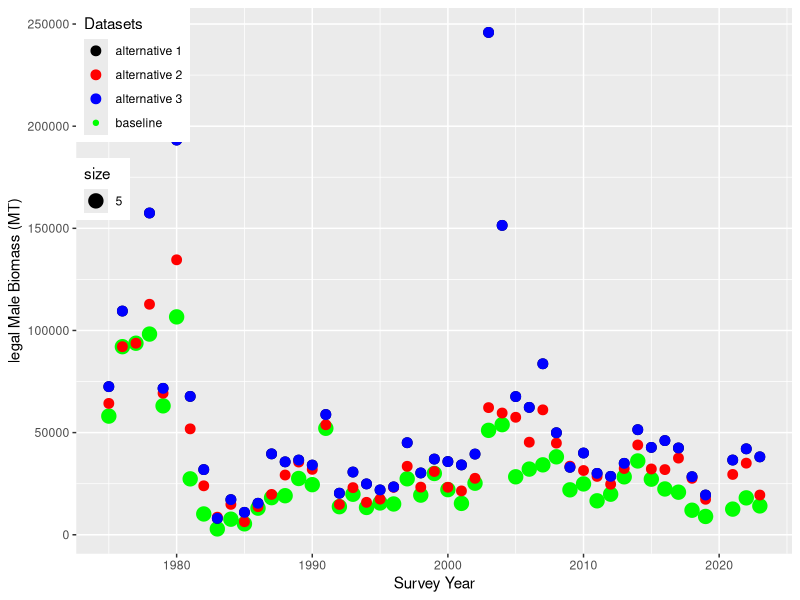
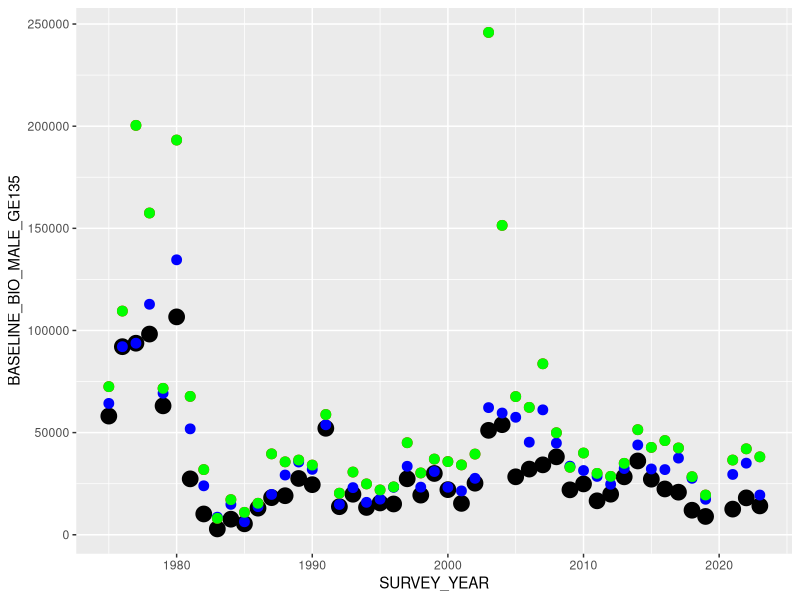
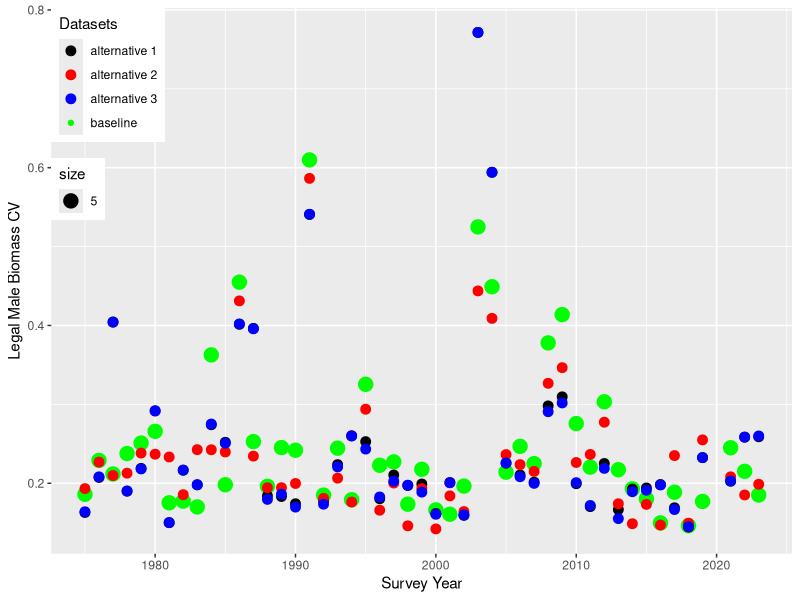
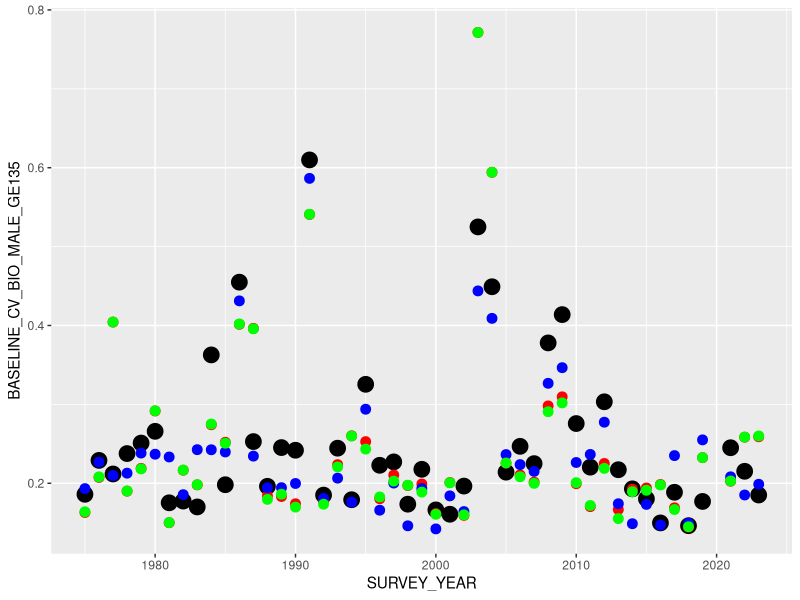
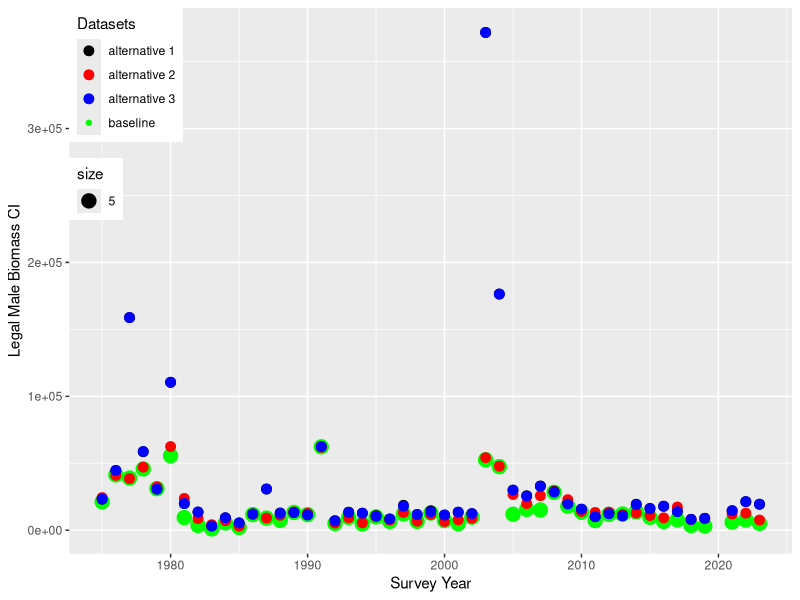
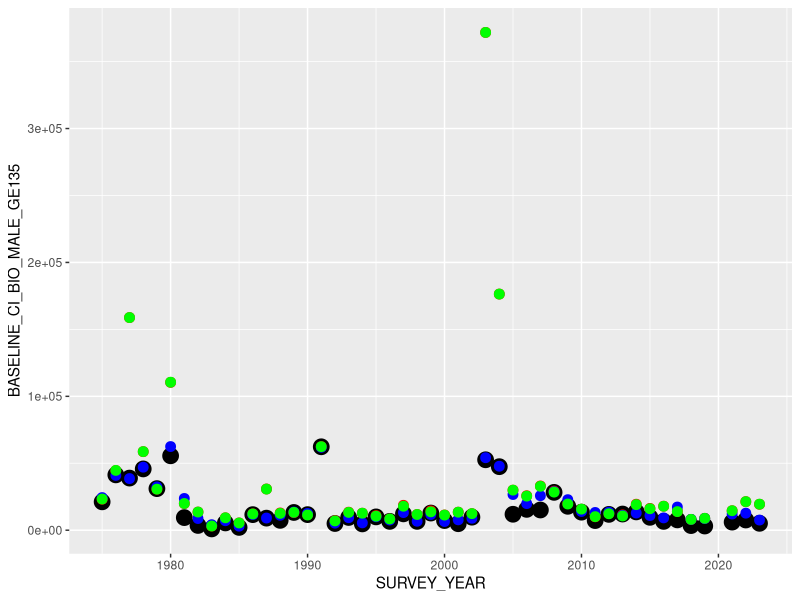

The R source for these figures, in order:
library(tidyverse)
library(ggplot2)
library(dplyr)

##### Import data
base_bio<-read_csv("./Data/rk_bb_leg1_biomass_baseline.csv")

alt_1_bio<-read_csv("./Data/RK_BB_BIOMASS_ALTERNATE_STRATA_1.csv")
alt_2_bio<-read_csv("./Data/RK_BB_BIOMASS_ALTERNATE_STRATA_2.csv")
alt_3_bio<-read_csv("./Data/RK_BB_BIOMASS_ALTERNATE_STRATA_3.csv")


base_abun<-read_csv("./Data/rk_bb_leg1_abundance_baseline.csv")

alt_1_abun<-read_csv("./Data/RK_BB_ABUN_ALTERNATE_STRATA_1.csv")
alt_2_abun<-read_csv("./Data/RK_BB_ABUN_ALTERNATE_STRATA_2.csv")
alt_3_abun<-read_csv("./Data/RK_BB_ABUN_ALTERNATE_STRATA_3.csv")



base_abun
names(base_bio)
######### Mature male biomass
base_bio %>%
  select(SURVEY_YEAR, BIOMASS_MALE_GE135, CV_BIOMASS_MALE_GE135, CI_BIOMASS_MALE_GE135) %>%
  rename_all(~c("SURVEY_YEAR", "BASELINE_BIO_MALE_GE135", "BASELINE_CV_BIO_MALE_GE135", "BASELINE_CI_BIO_MALE_GE135")) -> base_matbio
  
alt_1_bio %>% 
  select(BIOMASS_MALE_GE135, CV_BIOMASS_MALE_GE135, CI_BIOMASS_MALE_GE135) %>%
     rename_all(~c("ALT1_BIO_MALE_GE135", "ALT1_CV_BIO_MALE_GE135", "ALT1_CI_BIO_MALE_GE135"))-> alt_1_matbio

alt_2_bio %>% 
  select(BIOMASS_MALE_GE135, CV_BIOMASS_MALE_GE135, CI_BIOMASS_MALE_GE135) %>%
   rename_all(~c("ALT2_BIO_MALE_GE135", "ALT2_CV_BIO_MALE_GE135", "ALT2_CI_BIO_MALE_GE135"))-> alt_2_matbio

alt_3_bio %>% 
  select(BIOMASS_MALE_GE135, CV_BIOMASS_MALE_GE135, CI_BIOMASS_MALE_GE135) %>%
   rename_all(~c("ALT3_BIO_MALE_GE135", "ALT3_CV_BIO_MALE_GE135", "ALT3_CI_BIO_MALE_GE135"))-> alt_3_matbio
   
all_bio<-as.data.frame(cbind(base_matbio, alt_1_matbio, alt_2_matbio, alt_3_matbio))
###########

base_abun %>%
  select(SURVEY_YEAR, NUM_MALE_GE135, CV_NUM_MALE_GE135, CI_NUM_MALE_GE135) %>%
  rename_all(~c("SURVEY_YEAR", "BASELINE_ABUN_MALE_GE135", "BASELINE_CV_ABUN_MALE_GE135","BASELINE_CI_ABUN_MALE_GE135")) -> base_matabun

alt_1_abun %>%
  select(NUM_MALE_GE135, CV_NUM_MALE_GE135, CI_NUM_MALE_GE135) %>%
  rename_all(~c("ALT1_ABUN_MALE_GE135", "ALT1_CV_ABUN_MALE_GE135","ALT1_CI_ABUN_MALE_GE135")) -> alt_1_matabun

alt_2_abun %>%
  select(NUM_MALE_GE135, CV_NUM_MALE_GE135, CI_NUM_MALE_GE135) %>%
  rename_all(~c("ALT2_ABUN_MALE_GE135", "ALT2_CV_ABUN_MALE_GE135","ALT2_CI_ABUN_MALE_GE135")) -> alt_2_matabun

alt_3_abun %>%
  select(NUM_MALE_GE135, CV_NUM_MALE_GE135, CI_NUM_MALE_GE135) %>%
  rename_all(~c("ALT3_ABUN_MALE_GE135", "ALT3_CV_ABUN_MALE_GE135","ALT3_CI_ABUN_MALE_GE135")) -> alt_3_matabun


all_abun<-as.data.frame(cbind(base_matabun, alt_1_matabun, alt_2_matabun, alt_3_matabun))

################################ MALE_GE135 BIOMASS #########################################################################
names(all_bio)

ggplot(all_bio, aes(x=SURVEY_YEAR, y=BASELINE_BIO_MALE_GE135, color ="baseline", size = 5))+
  geom_point()+  
  geom_point(aes(y=ALT1_BIO_MALE_GE135, color = "alternative 1"), size = 3) +
  geom_point(aes(y=ALT2_BIO_MALE_GE135, color = "alternative 2"), size = 3)+
  geom_point(aes(y=ALT3_BIO_MALE_GE135, color = "alternative 3"), size = 3)+
  labs(colour="Datasets",y="legal Male Biomass (MT)",x="Survey Year")+ 
  theme(legend.position = c(0, 1),legend.justification = c(0, 1))+
  scale_color_manual(values = c("black","red", "blue", "green"))
  
  
  
  

ggplot(all_bio, aes(x=SURVEY_YEAR))+
  geom_point(aes(y=BASELINE_BIO_MALE_GE135), color ="black", size = 5) +
  geom_point(aes(y=ALT1_BIO_MALE_GE135), color = "red", size = 3) +
  geom_point(aes(y=ALT2_BIO_MALE_GE135), color = "blue", size = 3)+
  geom_point(aes(y=ALT3_BIO_MALE_GE135), color = "green", size = 3)

################################ MALE_GE135 BIOMASS CV #########################################################################
names(all_bio)

ggplot(all_bio, aes(x=SURVEY_YEAR, y=BASELINE_CV_BIO_MALE_GE135, color ="baseline", size = 5))+
  geom_point()+  
  geom_point(aes(y=ALT1_CV_BIO_MALE_GE135, color = "alternative 1"), size = 3) +
  geom_point(aes(y=ALT2_CV_BIO_MALE_GE135, color = "alternative 2"), size = 3)+
  geom_point(aes(y=ALT3_CV_BIO_MALE_GE135, color = "alternative 3"), size = 3)+
  labs(colour="Datasets",y="Legal Male Biomass CV",x="Survey Year")+ 
  theme(legend.position = c(0, 1),legend.justification = c(0, 1))+
  scale_color_manual(values = c( "black","red", "blue", "green"))


ggplot(all_bio, aes(x=SURVEY_YEAR))+
  geom_point(aes(y=BASELINE_CV_BIO_MALE_GE135), color ="black", size = 5) +
  geom_point(aes(y=ALT1_CV_BIO_MALE_GE135), color = "red", size = 3) +
  geom_point(aes(y=ALT2_CV_BIO_MALE_GE135), color = "blue", size = 3)+
  geom_point(aes(y=ALT3_CV_BIO_MALE_GE135), color = "green", size = 3)
  

################################ MALE_GE135 BIOMASS CI #########################################################################
names(all_bio)

ggplot(all_bio, aes(x=SURVEY_YEAR, y=BASELINE_CI_BIO_MALE_GE135, color ="baseline", size = 5))+
  geom_point()+  
  geom_point(aes(y=ALT1_CI_BIO_MALE_GE135, color = "alternative 1"), size = 3)+
  geom_point(aes(y=ALT2_CI_BIO_MALE_GE135, color = "alternative 2"), size = 3)+
  geom_point(aes(y=ALT3_CI_BIO_MALE_GE135, color = "alternative 3"), size = 3)+
  labs(colour="Datasets",y="Legal Male Biomass CI",x="Survey Year")+ 
  theme(legend.position = c(0, 1),legend.justification = c(0, 1))+
  scale_color_manual(values = c("black","red", "blue", "green"))


ggplot(all_bio, aes(x=SURVEY_YEAR))+
  geom_point(aes(y=BASELINE_CI_BIO_MALE_GE135), color ="black", size = 5)+
  geom_point(aes(y=ALT1_CI_BIO_MALE_GE135), color = "red", size = 3)+
  geom_point(aes(y=ALT2_CI_BIO_MALE_GE135), color = "blue", size = 3)+
  geom_point(aes(y=ALT3_CI_BIO_MALE_GE135), color = "green", size = 3)


###########################################################################################################################
#################################### calculate averages for each group/column  across all years############################


all_bio %>%
  select(where(is.numeric)) %>% 
  colMeans(na.rm = TRUE) -> all_bio_avgs

all_abun %>%
  select(where(is.numeric)) %>% 
  colMeans(na.rm = TRUE) -> all_abun_avgs

all_bio %>%
  select(BASELINE_CV_BIO_MALE_GE135, ALT1_CV_BIO_MALE_GE135, ALT2_CV_BIO_MALE_GE135, ALT3_CV_BIO_MALE_GE135) %>% 
  colMeans(na.rm = TRUE) %>%
  as.matrix()-> bio_cv_avgs

bio_cv_avgs

